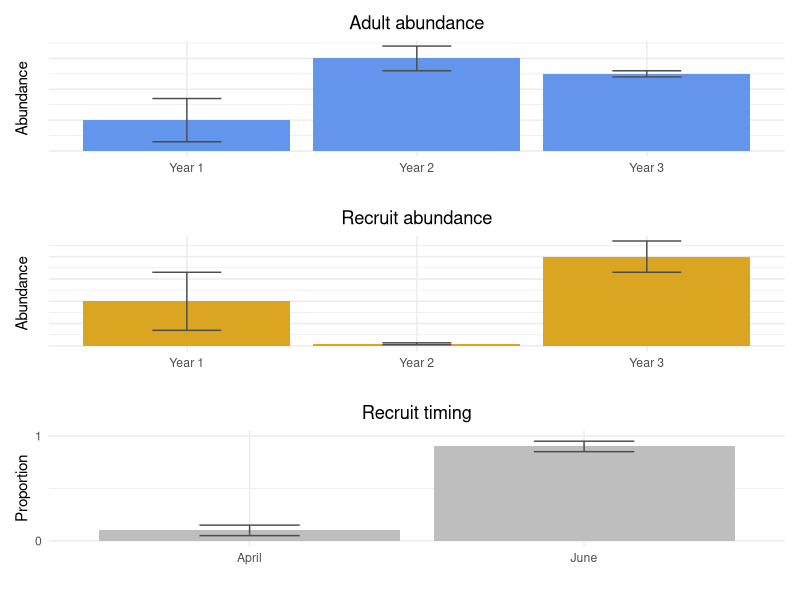

Generate this figure with R:
library(tidyverse)
library(patchwork)

plot_adult <- ggplot() +
  geom_col(aes(x = c("Year 1", "Year 2", "Year 3"), 
               y = c(1000, 3000, 2500)), 
           fill = "cornflowerblue") +
  geom_errorbar(aes(x = c("Year 1", "Year 2", "Year 3"),
                    ymin = c(300, 2600, 2400), 
                    ymax = c(1700, 3400, 2600)), 
                width = 0.3, colour = "grey30") +
  labs(x = "", y = "Abundance") +
  ggtitle("Adult abundance") +
  theme_minimal() + 
  theme(axis.text.y = element_blank(),
        plot.title = element_text(hjust = 0.5))

plot_recruit <- ggplot() +
  geom_col(aes(x = c("Year 1", "Year 2", "Year 3"), 
               y = c(2000, 100, 4000)), 
           fill = "goldenrod") +
  geom_errorbar(aes(x = c("Year 1", "Year 2", "Year 3"),
                    ymin = c(700, 60, 3300), 
                    ymax = c(3300, 140, 4700)), 
                width = 0.3, colour = "grey30") +
  labs(x = "", y = "Abundance") +
  ggtitle("Recruit abundance") +
  theme_minimal() + 
  theme(axis.text.y = element_blank(),
        plot.title = element_text(hjust = 0.5))

plot_timing <- ggplot() +
  geom_col(aes(x = c("April", "June"), 
               y = c(0.1, 0.9)), 
           fill = "gray") +
  geom_errorbar(aes(x = c("April", "June"),
                    ymin = c(0.05, 0.85), 
                    ymax = c(0.15, 0.95)), 
                width = 0.3, colour = "grey30") +
  scale_y_continuous(breaks = c(0, 1), limits = c(0, 1)) +
  labs(x = "", y = "Proportion") +
  ggtitle("Recruit timing") +
  theme_minimal() + 
  theme(plot.title = element_text(hjust = 0.5))


dynamics_plot <- plot_adult + plot_recruit + plot_timing + plot_layout(ncol = 1)

ggsave("figures/homepage_dynamics.svg", dynamics_plot,
       width = 2.98, height = 4.42)
